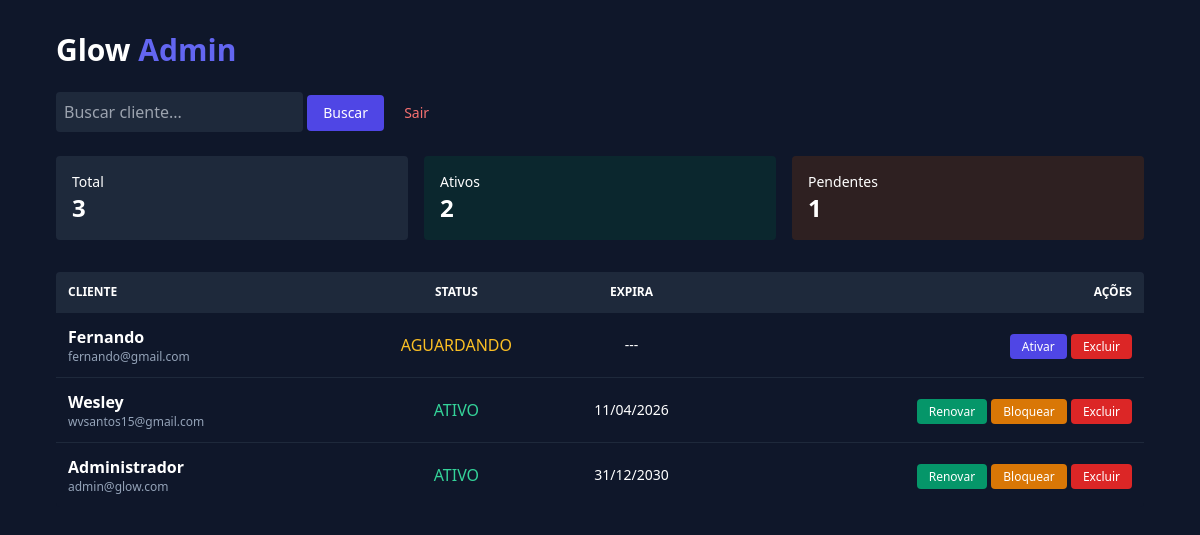
The app's page /admin.php (signed in), older data.
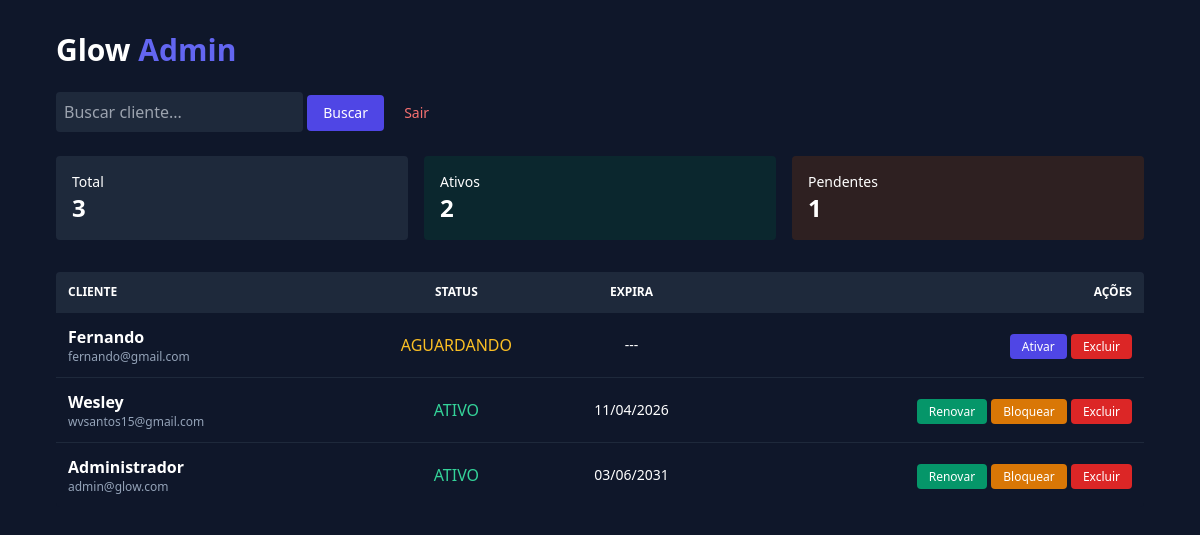
The same page, newer data.
### tables this page shows
CREATE TABLE usuarios (
    id INTEGER PRIMARY KEY AUTOINCREMENT,
    nome VARCHAR(100) NOT NULL,
    email VARCHAR(100) NOT NULL UNIQUE,
    senha VARCHAR(255) NOT NULL,
    status TEXT DEFAULT "aguardando" CHECK(status IN ("aguardando","ativo","suspenso")),
    criado_em DATETIME DEFAULT CURRENT_TIMESTAMP,
    expira_em DATE DEFAULT NULL
);

### admin.php (the view, shortened to what this page needs)
<?php
try {
    $db_path = __DIR__ . "/glow.db";
    $pdo = new PDO("sqlite:" . $db_path);
    $pdo->setAttribute(PDO::ATTR_ERRMODE, PDO::ERRMODE_EXCEPTION);
} catch (Exception $e) {
    die("Erro de conexão: " . $e->getMessage());
}
$busca = $_GET["q"] ?? "";
$total_users = $pdo->query("SELECT count(*) FROM usuarios")->fetchColumn();
$total_ativos = $pdo->query("
SELECT count(*)
FROM usuarios
WHERE status='ativo'
AND (expira_em >= date('now') OR expira_em IS NULL)
")->fetchColumn();
$total_pendentes = $pdo->query("
SELECT count(*)
FROM usuarios
WHERE status='aguardando'
")->fetchColumn();
$stmt_list = $pdo->prepare("
SELECT * FROM usuarios
WHERE nome LIKE ? OR email LIKE ?
ORDER BY id DESC
");
$stmt_list->execute(["%$busca%", "%$busca%"]);
$usuarios = $stmt_list->fetchAll(PDO::FETCH_ASSOC);
?>
<!DOCTYPE html>
<html lang="pt-br">
<head>
<script src="https://cdn.tailwindcss.com"></script>
</head>
<body class="bg-[#0f172a] text-white min-h-screen">
<div class="max-w-6xl mx-auto p-8">
<h1 class="text-3xl font-black mb-6">
Glow <span class="text-indigo-500">Admin</span>
</h1>
<div class="mb-6">
<form method="GET">
<input
type="text"
name="q"
value="<?= htmlspecialchars($busca) ?>"
placeholder="Buscar cliente..."
class="bg-slate-800 p-2 rounded">
<button class="bg-indigo-600 px-4 py-2 rounded text-sm">
Buscar
</button>
<a href="?sair=1" class="ml-4 text-red-400 text-sm">
Sair
</a>
</form>
</div>
<div class="grid grid-cols-3 gap-4 mb-8">
<div class="bg-slate-800 p-4 rounded">
<p class="text-sm">Total</p>
<h2 class="text-2xl font-bold"><?= $total_users ?></h2>
</div>
<div class="bg-emerald-900/30 p-4 rounded">
<p class="text-sm">Ativos</p>
<h2 class="text-2xl font-bold"><?= $total_ativos ?></h2>
</div>
<div class="bg-amber-900/30 p-4 rounded">
<p class="text-sm">Pendentes</p>
<h2 class="text-2xl font-bold"><?= $total_pendentes ?></h2>
</div>
</div>
<table class="w-full bg-slate-900 rounded overflow-hidden">
<thead class="bg-slate-800 text-xs uppercase">
<tr>
<th class="p-3 text-left">Cliente</th>
<th class="p-3">Status</th>
<th class="p-3">Expira</th>
<th class="p-3 text-right">Ações</th>
</tr>
</thead>
<tbody>
<?php foreach ($usuarios as $u):
$expirado = $u["expira_em"] && $u["expira_em"] < date("Y-m-d");
?>
<tr class="border-t border-slate-800">
<td class="p-3">
<div class="font-bold"><?= $u["nome"] ?></div>
<div class="text-xs text-slate-400"><?= $u["email"] ?></div>
</td>
<td class="text-center">
<?php if ($u["status"] == "ativo" && !$expirado): ?>
<span class="text-emerald-400">ATIVO</span>
<?php elseif ($expirado): ?>
<span class="text-red-400">EXPIRADO</span>
<?php else: ?>
<span class="text-amber-400">AGUARDANDO</span>
<?php endif; ?>
</td>
<td class="text-center text-sm">
<?= $u["expira_em"] ? date("d/m/Y", strtotime($u["expira_em"])) : "---" ?>
</td>
<td class="text-right p-3">
<?php if ($u["status"] !== "ativo" || $expirado): ?>
<a href="?ativar=<?= $u["id"] ?>" class="bg-indigo-600 px-3 py-1 rounded text-xs">Ativar</a>
<?php else: ?>
<a href="?renovar=<?= $u["id"] ?>" class="bg-emerald-600 px-3 py-1 rounded text-xs">Renovar</a>
<a href="?bloquear=<?= $u["id"] ?>" class="bg-amber-600 px-3 py-1 rounded text-xs">Bloquear</a>
<?php endif; ?>
<a href="?excluir=<?= $u["id"] ?>" class="bg-red-600 px-3 py-1 rounded text-xs">Excluir</a>
</td>
</tr>
<?php endforeach; ?>
</tbody>
</table>
</div>
</body>
</html>

Row changes from the older to the newer data that the page shows:
changed usuarios "Administrador": expira_em "31/12/2030" → "03/06/2031"
